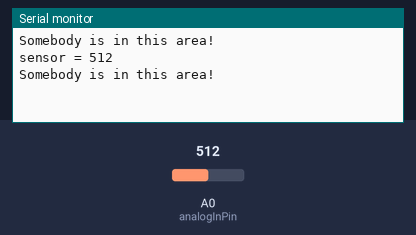
Bench run of a sketch on a simulated ESP8266 (NodeMCU). On the bench: the last lines printed to the serial monitor. The inputs (shaded band) are chosen by the test bench; at power-on: A0 (analogInPin) = 512. WiFi joins after 1.5 s; servers stay silent unless stated.

Above: at 2.2 s.
2.3 s: A0 (analogInPin) set to 190
At 3.8 s:
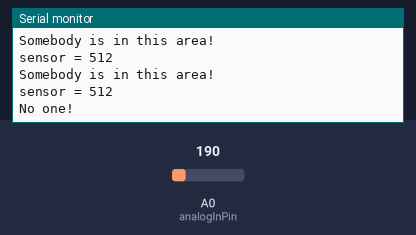
5.9 s: A0 (analogInPin) set to 213
At 7.06 s:
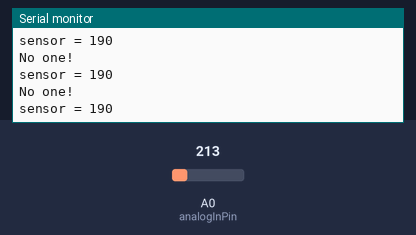
Timing chart, 0 to 8.9 s (numbered marks = the images above; inputs shaded):
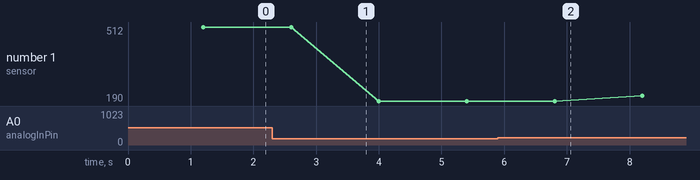

Measured:
- the behaviour switches between 200 and 201 on A0 (analogInPin) (found by bisection; images 1 and 2)
- after the input at 2.3 s, the serial monitor: prints a new line after 0.70 s (image 1)
- plotted number 1: 512 → 190 after the input at 2.3 s, 190 → 213 after the input at 5.9 s

The sketch:

AnalogInOutSerial.ino
```cpp
#include <ESP8266WiFi.h>
#include <ESP8266WiFiMulti.h>
#include <WiFiClient.h>

// These constants won't change. They're used to give names to the pins used:
const int analogInPin = A0;  // Analog input pin that the potentiometer is attached to


const char* ssid ="ShellyPlusPlugS-80646FD1F544"; //SSID vom Shelly Netzwerk


const char* host = "";
const int httpsPort = 443;
char shelly[] = "192.168.33.1"; //http vom selly

int sensorValue = 0;        // value read from the pot
//int outputValue = 0;        // value output to the PWM (analog out)

void setup() {
  // initialize serial communications at 9600 bps:
  Serial.begin(9600);
  WiFi.begin(ssid);
}

void loop() {
  WiFiClient client;
  // read the analog in value:
  sensorValue = analogRead(analogInPin);
  // print the results to the Serial Monitor:
   if(sensorValue > 200){ //wir setzten den Wert des Sensors auf 200

    if(client.connect(shelly, 80)){
    client.println("GET /relay/0?turn=on HTTP/1.1"); //Shelly anschalten
    client.println();
    };
    Serial.println("Somebody is in this area!");

   } else {
    if(client.connect(shelly, 80)){
    //Serial.println("connected to Shelly"); > prüfen ob das der Sensor mitder Shelly verbunden ist
    client.println("GET /relay/0?turn=off HTTP/1.1"); //Shelly ausschalten
    client.println();
    };
    Serial.println("No one!");

    };
    delay(1000);

 Serial.print("sensor = ");
 Serial.println(sensorValue);
 //folgender Abschnitt ist zum testen der Netzwerkverbindung
 // Serial.print("Verbunden mit ");
 // Serial.println(ssid);
  //Serial.println("\t output = ");
  //Serial.println(outputValue);

  // wait 2 milliseconds before the next loop for the analog-to-digital
  // converter to settle after the last reading:
  //WiFi.printDiag(Serial); prüfen ob Wlan von Octopus zu Shelly vorhanden
  delay(200);
}
```
